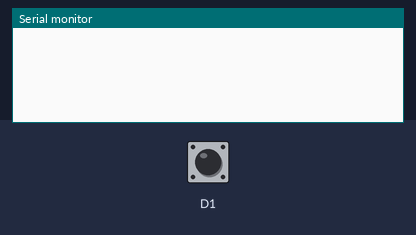
Simulated run of this sketch. Board: ESP8266 (NodeMCU). On the bench: the last lines printed to the serial monitor. Inputs (shaded band) come from the test bench; at power-on: D1 HIGH. WiFi joins after 1.5 s; servers stay silent unless stated.

Above: at 3.0 s.
3.1 s: D1 pulled LOW for 1 s
At 5.2 s:
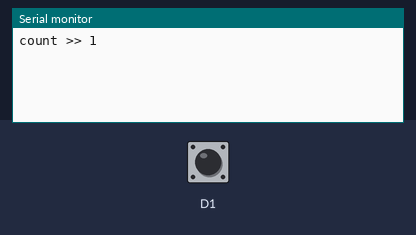
5.6 s: D1 pulled LOW for 3.2 s
At 8.2 s:
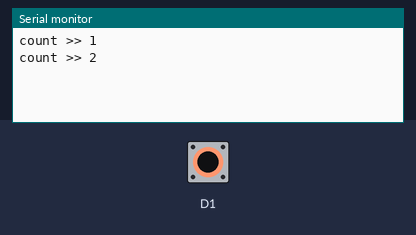
10.3 s: D1 pulled LOW for 3.2 s
At 16.8 s:
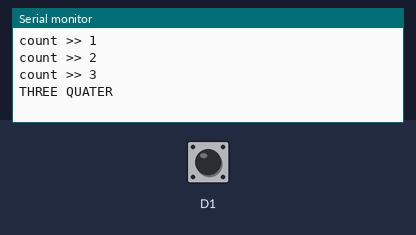

Measured:
- after the input at 3.1 s, the serial monitor: prints a new line after 0.70 s (image 1)
- after the input at 5.6 s, the serial monitor: prints a new line after 2.2 s (image 2)
- after the input at 10.3 s, the serial monitor: prints a new line after 1.5 s (image 3)

The sketch:

email_notif.ino
```cpp
//Karan Shah
//Blynk Alert system
#define BLYNK_PRINT Serial
#include <ESP8266WiFi.h>
#include <BlynkSimpleEsp8266.h>
BlynkTimer timer;

int count=0;
boolean state = true;
char auth[] = "_______________________________"; //Auth code sent via Email
char ssid[] = "______________"; //Wifi name
char pass[] = "*********";  //Wifi Password
int flag=0;
int distance;

void notifyOnThings()
{
  int isButtonPressed = digitalRead(D1);
  if (isButtonPressed==0) {
    count++;
    Serial.print("count >> ");
    Serial.println(count);
      Blynk.virtualWrite(V1,count);
    delay(4000);

      if(count<10 && count==0)
      {
        Serial.println("FULL");
        Blynk.virtualWrite(V0,100);
      }
        else if(count<10 && count==3)
      {
        Serial.println("THREE QUATER");
        Blynk.virtualWrite(V0,75);
      }
        else if(count<10 && count==5)
      {
        Serial.println("HALF");
        Blynk.virtualWrite(V0,50);
      }
          else if(count<10 && count==7)
      {
        Serial.println("QUATER");
        Blynk.virtualWrite(V0,25);
      }
    else if(count>10)
    {
      count=0;
        Serial.println("Reminder of refilling the santizer bottle");
        Blynk.email("karanshah2019@gmail.com", "Reminder!!!", "Refill your sanitizer Bottle");
        Blynk.notify("Reminder!!! - Refill your Sanitizer Bottle");
       flag=1;
    }
  }
  else if(isButtonPressed==0)
  {
    flag=0;
  }
}
void setup()
{
Serial.begin(9600);
Blynk.begin(auth, ssid, pass);
pinMode(D1,INPUT_PULLUP);
timer.setInterval(1000L,notifyOnThings);
}
void loop()
{
  Blynk.run();
  timer.run();
}
```
